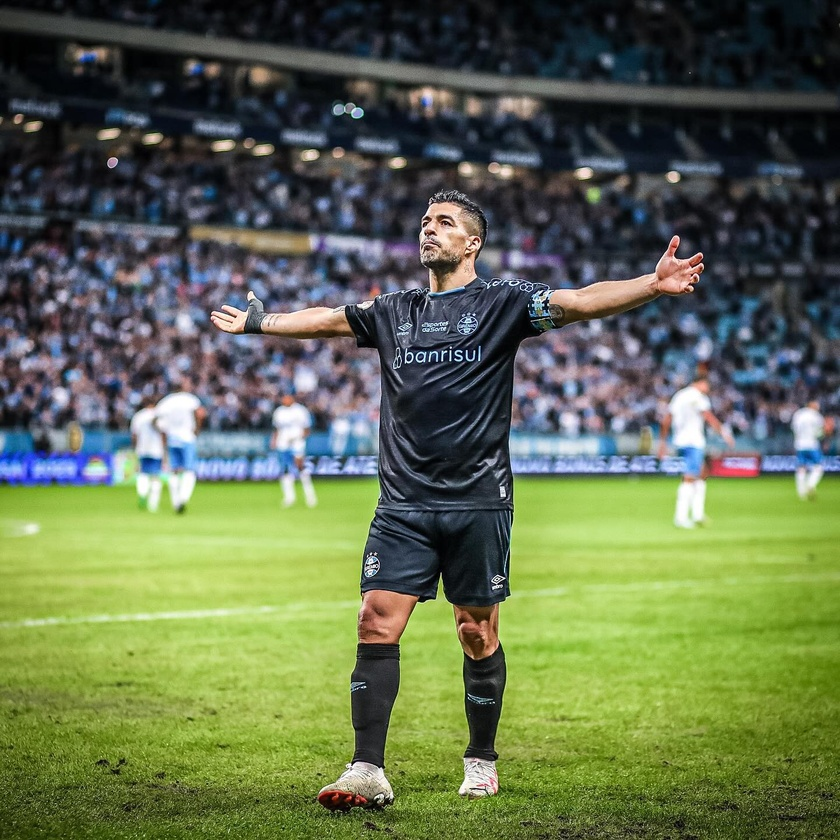
%> input picture Semana 0/imagens/suarez.jpg, 840 x 840 px, shrunk from 1440 x 1440 before the run
$ octave exercicio_1.m   (GNU Octave 9; MATLAB toolbox functions it lacks are replaced by stand-ins)
%> lines starting %> are read from the running program, lines starting %| are printed output that depends on the picture
% 1. Leia uma imagem colorida utilizando a função imread

imagem = imread("imagens/suarez.jpg");
%> imagem is the input picture: size 840x840x3 uint8; mean R, G, B 96.9, 109.2, 77.7

% 2. Exiba a imagem na tela utilizando a função imshow

imshow(imagem);

% 3. Converta a imagem do espaço de cores RGB para o espaço de cores YCbCr
% Obs: utilizei o pacote image -> pkg load image

imagem_YCbCr = rgb2ycbcr(imagem);
%> imagem_YCbCr: size 840x840x3 uint8; mean of channels 1, 2, 3 103.5, 116, 124.8

% 4. Exiba cada um dos canais da imagem na tela

canal_Y = imagem_YCbCr(:,:,1);
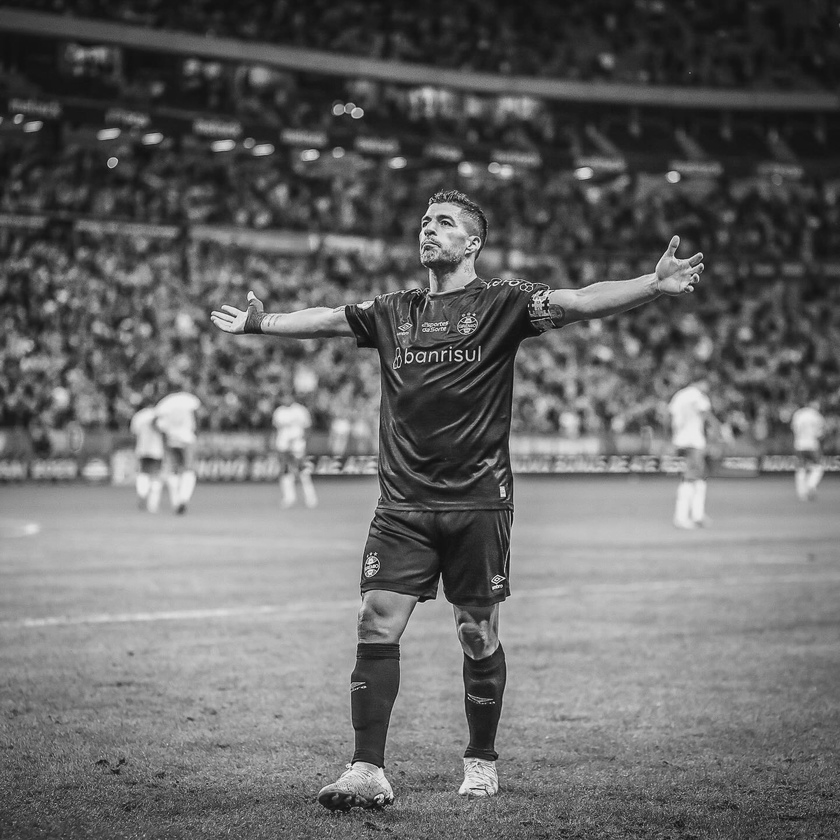
%> canal_Y: size 840x840 uint8; min 16, max 235, mean 103.5
canal_Cb = imagem_YCbCr(:,:,2);
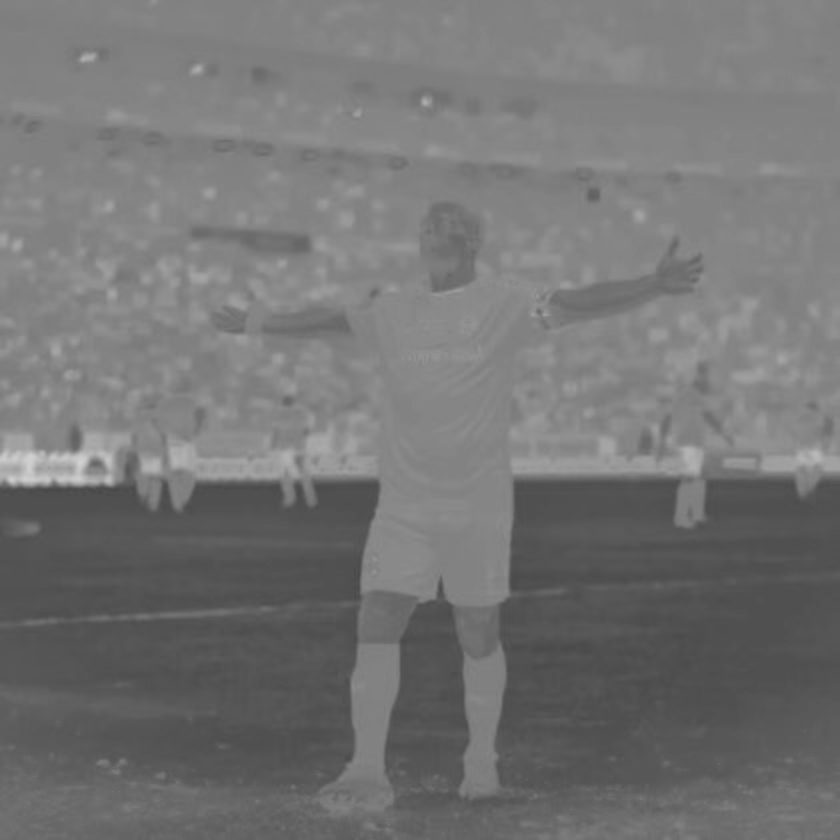
%> canal_Cb: size 840x840 uint8; min 72, max 209, mean 116
canal_Cr = imagem_YCbCr(:,:,3);
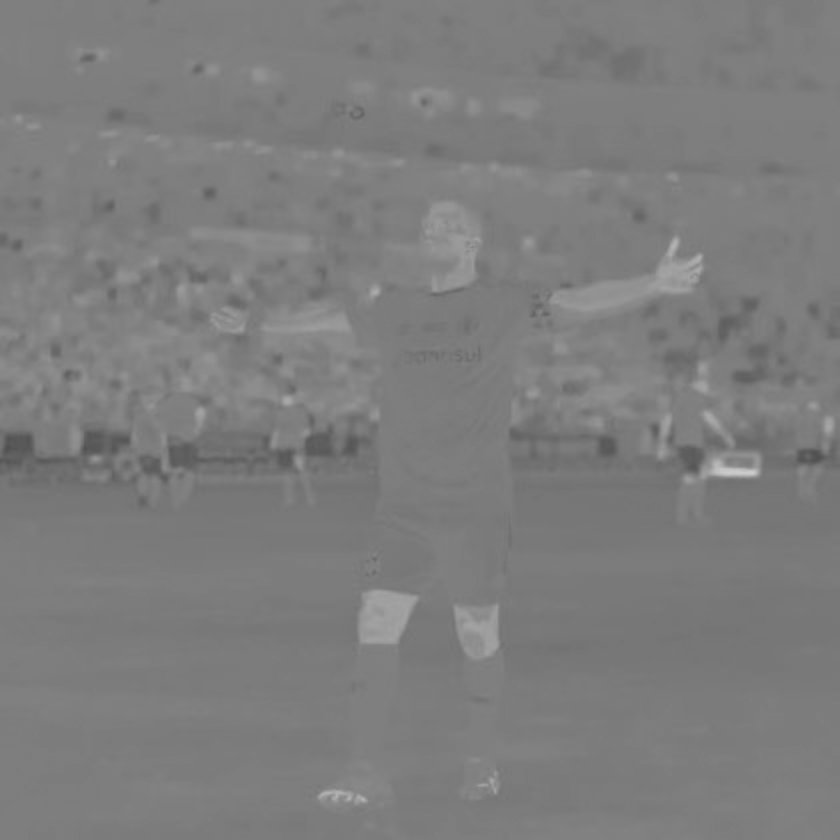
%> canal_Cr: size 840x840 uint8; min 80, max 204, mean 124.8
canais_combinados = cat(2, canal_Y, canal_Cb, canal_Cr);
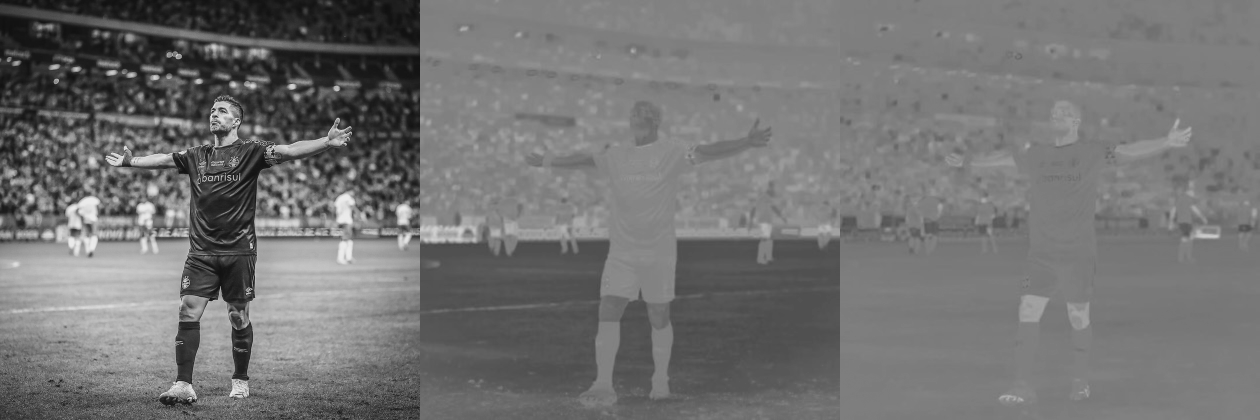
%> canais_combinados: size 840x2520 uint8 (shown at 1/2 size); min 16, max 235, mean 114.8

imshow(canais_combinados);

imwrite(canais_combinados, 'imagens/canais.png');

% 5. Exiba o histograma de luminância (Y) utilizando a função histogram
% Obs: não achei a função histogram, fiz com a função hist

figure;
hist(canal_Y(:), 256);
title('Histograma de Luminância (Y)');
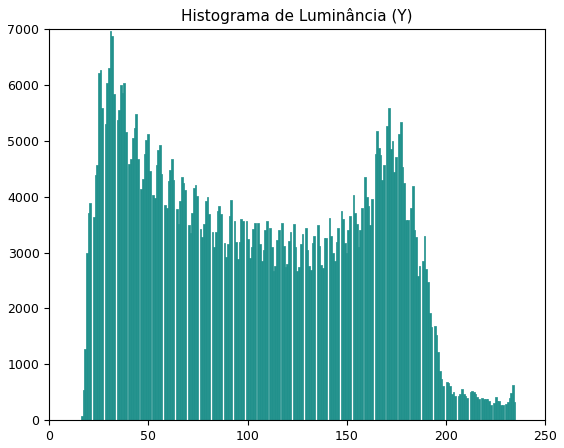
%> figure redrawn from the program's plot data; tallest bar 6960 high, from x = 30.54 to 31.4
saveas(gcf, 'imagens/histograma_luminancia.png');

% 6. 'Escureça' a imagem de luminância multiplicando todos os valores por 0,8

canal_Y_escurecido = canal_Y * 0.8;
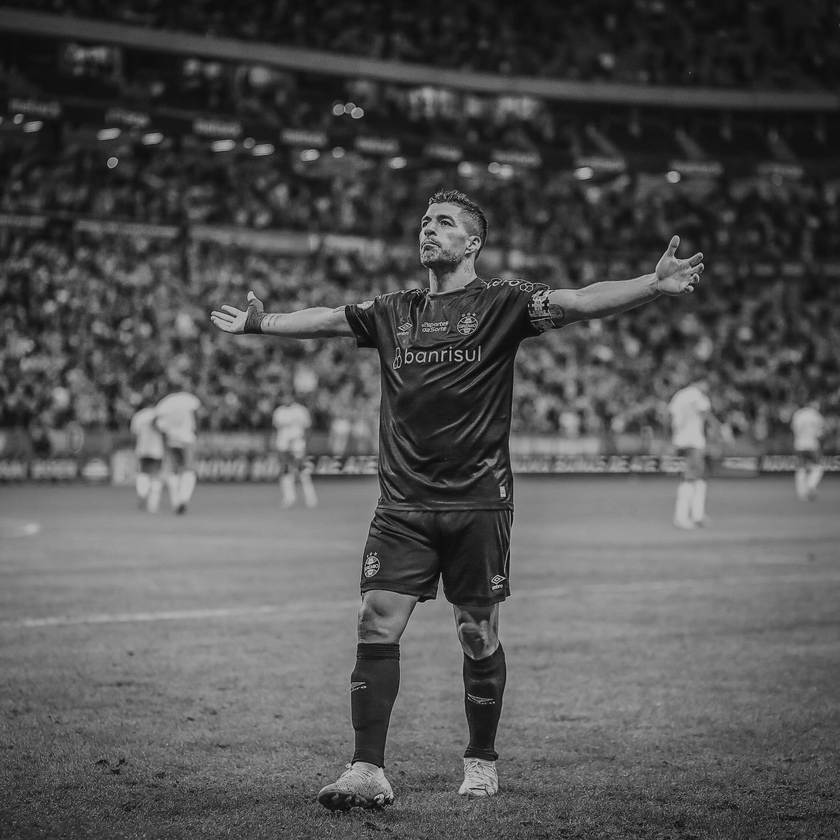
%> canal_Y_escurecido: size 840x840 uint8; min 13, max 188, mean 82.8

% 7. Exiba o histograma da imagem escurecida
figure;
hist(canal_Y_escurecido(:), 256);
title('Histograma de Luminância Escurecida');
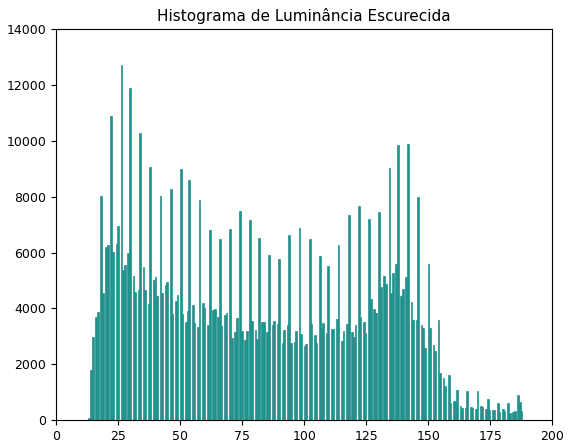
%> figure redrawn from the program's plot data; tallest bar 12710 high, from x = 25.99 to 26.67
saveas(gcf, 'imagens/histograma_luminancia_escurecida.png')

% 8. Salve o canal de luminância (Y) em um arquivo do tipo PNG
imwrite(uint8(canal_Y_escurecido), 'imagens/canal_Y_escurecido.png');

% 9. Faça subamostragem de cores (relação 2:1) nos canais de crominância (Cb e Cr)
canal_Cb_subamostrado = canal_Cb(1:2:end, 1:2:end);
canal_Cr_subamostrado = canal_Cr(1:2:end, 1:2:end);

% Exiba os canais de crominância subamostrados
figure;
subplot(1, 2, 1), imshow(canal_Cb_subamostrado), title('Canal Cb Subamostrado');
subplot(1, 2, 2), imshow(canal_Cr_subamostrado), title('Canal Cr Subamostrado');
saveas(gcf, 'imagens/subamostragem.png');
